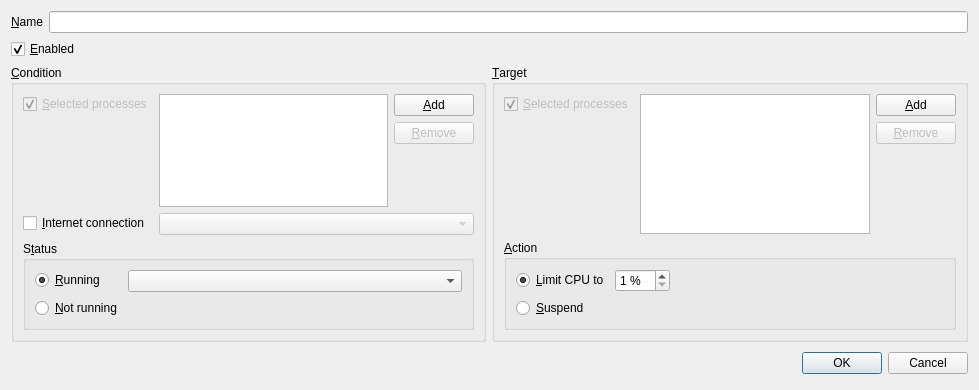
<?xml version="1.0" encoding="UTF-8"?>
<ui version="4.0">
 <class>RuleDialog</class>
 <widget class="QDialog" name="RuleDialog">
  <property name="geometry">
   <rect>
    <x>0</x>
    <y>0</y>
    <width>979</width>
    <height>390</height>
   </rect>
  </property>
  <property name="windowTitle">
   <string>Rule</string>
  </property>
  <layout class="QVBoxLayout" name="verticalLayout_7">
   <item>
    <layout class="QFormLayout" name="formLayout">
     <item row="0" column="0">
      <widget class="QLabel" name="label">
       <property name="text">
        <string>&amp;Name</string>
       </property>
       <property name="buddy">
        <cstring>name</cstring>
       </property>
      </widget>
     </item>
     <item row="0" column="1">
      <widget class="QLineEdit" name="name"/>
     </item>
    </layout>
   </item>
   <item>
    <widget class="QCheckBox" name="enabled">
     <property name="text">
      <string>&amp;Enabled</string>
     </property>
     <property name="checked">
      <bool>true</bool>
     </property>
    </widget>
   </item>
   <item>
    <layout class="QHBoxLayout" name="horizontalLayout_3">
     <item>
      <widget class="QGroupBox" name="groupBox">
       <property name="title">
        <string>&amp;Condition</string>
       </property>
       <layout class="QVBoxLayout" name="verticalLayout_3">
        <item>
         <layout class="QFormLayout" name="formLayout_2">
          <item row="0" column="0">
           <widget class="QCheckBox" name="conditionSelectedProcesses">
            <property name="enabled">
             <bool>false</bool>
            </property>
            <property name="text">
             <string>&amp;Selected processes</string>
            </property>
            <property name="checked">
             <bool>true</bool>
            </property>
           </widget>
          </item>
          <item row="0" column="1">
           <layout class="QHBoxLayout" name="horizontalLayout">
            <item>
             <widget class="QListView" name="conditionSelectedProcessesList">
              <property name="selectionMode">
               <enum>QAbstractItemView::ExtendedSelection</enum>
              </property>
             </widget>
            </item>
            <item>
             <layout class="QVBoxLayout" name="verticalLayout">
              <item>
               <widget class="QPushButton" name="conditionProcessAdd">
                <property name="text">
                 <string>&amp;Add</string>
                </property>
               </widget>
              </item>
              <item>
               <widget class="QPushButton" name="conditionProcessRemove">
                <property name="enabled">
                 <bool>false</bool>
                </property>
                <property name="text">
                 <string>&amp;Remove</string>
                </property>
               </widget>
              </item>
              <item>
               <spacer name="verticalSpacer">
                <property name="orientation">
                 <enum>Qt::Vertical</enum>
                </property>
                <property name="sizeHint" stdset="0">
                 <size>
                  <width>20</width>
                  <height>40</height>
                 </size>
                </property>
               </spacer>
              </item>
             </layout>
            </item>
           </layout>
          </item>
          <item row="1" column="0">
           <widget class="QCheckBox" name="conditionInternetConnection">
            <property name="text">
             <string>&amp;Internet connection</string>
            </property>
           </widget>
          </item>
          <item row="1" column="1">
           <widget class="QComboBox" name="conditionInternetConnectionStatus">
            <property name="enabled">
             <bool>false</bool>
            </property>
           </widget>
          </item>
         </layout>
        </item>
        <item>
         <widget class="QGroupBox" name="groupBox_2">
          <property name="title">
           <string>S&amp;tatus</string>
          </property>
          <layout class="QFormLayout" name="formLayout_4">
           <item row="0" column="0">
            <widget class="QRadioButton" name="conditionStatusRunning">
             <property name="text">
              <string>&amp;Running</string>
             </property>
             <property name="checked">
              <bool>true</bool>
             </property>
            </widget>
           </item>
           <item row="3" column="0">
            <widget class="QRadioButton" name="conditionStatusNotRunning">
             <property name="text">
              <string>&amp;Not running</string>
             </property>
            </widget>
           </item>
           <item row="0" column="1">
            <widget class="QComboBox" name="conditionStatusRunningState"/>
           </item>
          </layout>
         </widget>
        </item>
       </layout>
      </widget>
     </item>
     <item>
      <widget class="QGroupBox" name="groupBox_3">
       <property name="title">
        <string>&amp;Target</string>
       </property>
       <layout class="QVBoxLayout" name="verticalLayout_6">
        <item>
         <layout class="QFormLayout" name="formLayout_3">
          <item row="0" column="0">
           <widget class="QCheckBox" name="targetSelectedProcesses">
            <property name="enabled">
             <bool>false</bool>
            </property>
            <property name="text">
             <string>&amp;Selected processes</string>
            </property>
            <property name="checked">
             <bool>true</bool>
            </property>
           </widget>
          </item>
          <item row="0" column="1">
           <layout class="QHBoxLayout" name="horizontalLayout_2">
            <item>
             <widget class="QListView" name="targetSelectedProcessesList">
              <property name="selectionMode">
               <enum>QAbstractItemView::ExtendedSelection</enum>
              </property>
             </widget>
            </item>
            <item>
             <layout class="QVBoxLayout" name="verticalLayout_4">
              <item>
               <widget class="QPushButton" name="targetProcessAdd">
                <property name="text">
                 <string>&amp;Add</string>
                </property>
               </widget>
              </item>
              <item>
               <widget class="QPushButton" name="targetProcessRemove">
                <property name="enabled">
                 <bool>false</bool>
                </property>
                <property name="text">
                 <string>&amp;Remove</string>
                </property>
               </widget>
              </item>
              <item>
               <spacer name="verticalSpacer_2">
                <property name="orientation">
                 <enum>Qt::Vertical</enum>
                </property>
                <property name="sizeHint" stdset="0">
                 <size>
                  <width>20</width>
                  <height>40</height>
                 </size>
                </property>
               </spacer>
              </item>
             </layout>
            </item>
           </layout>
          </item>
         </layout>
        </item>
        <item>
         <widget class="QGroupBox" name="groupBox_4">
          <property name="title">
           <string>&amp;Action</string>
          </property>
          <layout class="QVBoxLayout" name="verticalLayout_5">
           <item>
            <layout class="QHBoxLayout" name="horizontalLayout_4">
             <item>
              <widget class="QRadioButton" name="targetActionLimitCPU">
               <property name="text">
                <string>&amp;Limit CPU to</string>
               </property>
               <property name="checked">
                <bool>true</bool>
               </property>
              </widget>
             </item>
             <item>
              <widget class="QSpinBox" name="tagetCPULimit">
               <property name="suffix">
                <string notr="true"> %</string>
               </property>
               <property name="minimum">
                <number>1</number>
               </property>
              </widget>
             </item>
             <item>
              <spacer name="horizontalSpacer">
               <property name="orientation">
                <enum>Qt::Horizontal</enum>
               </property>
               <property name="sizeHint" stdset="0">
                <size>
                 <width>40</width>
                 <height>20</height>
                </size>
               </property>
              </spacer>
             </item>
            </layout>
           </item>
           <item>
            <widget class="QRadioButton" name="targetActionSuspend">
             <property name="text">
              <string>&amp;Suspend</string>
             </property>
            </widget>
           </item>
          </layout>
         </widget>
        </item>
       </layout>
      </widget>
     </item>
    </layout>
   </item>
   <item>
    <layout class="QHBoxLayout">
     <property name="spacing">
      <number>6</number>
     </property>
     <property name="leftMargin">
      <number>0</number>
     </property>
     <property name="topMargin">
      <number>0</number>
     </property>
     <property name="rightMargin">
      <number>0</number>
     </property>
     <property name="bottomMargin">
      <number>0</number>
     </property>
     <item>
      <spacer>
       <property name="orientation">
        <enum>Qt::Horizontal</enum>
       </property>
       <property name="sizeHint" stdset="0">
        <size>
         <width>131</width>
         <height>31</height>
        </size>
       </property>
      </spacer>
     </item>
     <item>
      <widget class="QDialogButtonBox" name="buttonBox">
       <property name="standardButtons">
        <set>QDialogButtonBox::Cancel|QDialogButtonBox::Ok</set>
       </property>
      </widget>
     </item>
    </layout>
   </item>
  </layout>
 </widget>
 <resources/>
 <connections>
  <connection>
   <sender>buttonBox</sender>
   <signal>rejected()</signal>
   <receiver>RuleDialog</receiver>
   <slot>reject()</slot>
   <hints>
    <hint type="sourcelabel">
     <x>669</x>
     <y>319</y>
    </hint>
    <hint type="destinationlabel">
     <x>489</x>
     <y>172</y>
    </hint>
   </hints>
  </connection>
  <connection>
   <sender>buttonBox</sender>
   <signal>accepted()</signal>
   <receiver>RuleDialog</receiver>
   <slot>accept()</slot>
   <hints>
    <hint type="sourcelabel">
     <x>730</x>
     <y>319</y>
    </hint>
    <hint type="destinationlabel">
     <x>489</x>
     <y>172</y>
    </hint>
   </hints>
  </connection>
 </connections>
</ui>
